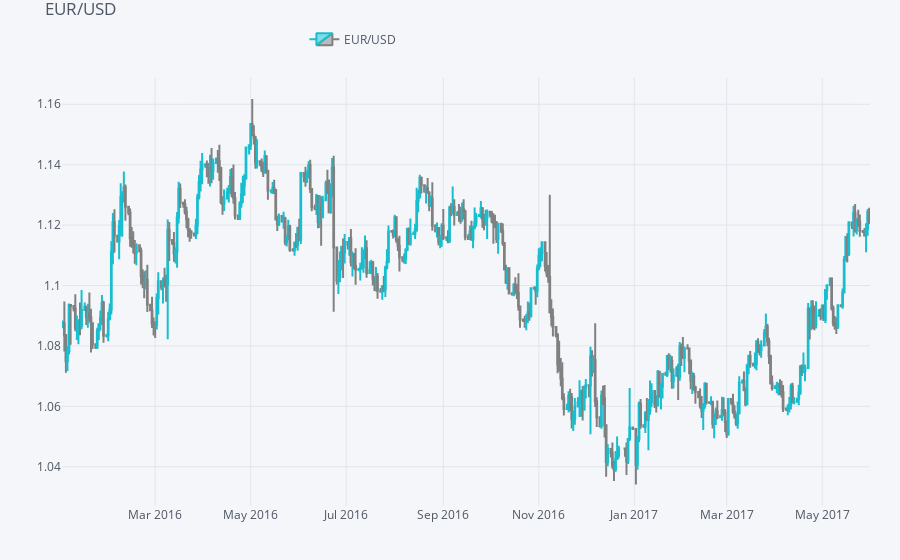

Notebook source saved alongside this figure:
### Markdown cell above
### Basic Quant Figures

### Code cell
qf = cf.QuantFig(data, title='EUR/USD', legend='top', name='EUR/USD')
qf.iplot(asFigure=True)

### Figure 1 — Plotly figure (JSON) as saved in the notebook; plotly's stock layout.template omitted (floating-point values rounded to 4 significant figures; data arrays with more than 128 entries replaced by an {"elided": "..."} marker saying what was removed)
{"data": [{"close": {"elided": "440 float values"}, "decreasing": {"line": {"color": "#808080"}}, "high": {"elided": "440 float values"}, "increasing": {"line": {"color": "#17BECF"}}, "low": {"elided": "440 float values"}, "name": "EUR/USD", "open": {"elided": "440 float values"}, "showlegend": true, "type": "candlestick", "x": {"elided": "440 str values"}, "yaxis": "y2"}], "layout": {"autosize": true, "legend": {"bgcolor": "#F5F6F9", "font": {"color": "#4D5663"}, "orientation": "h", "x": 0.3, "y": 0.95, "yanchor": "bottom"}, "margin": {"b": 30, "l": 30, "r": 30, "t": 30}, "paper_bgcolor": "#F5F6F9", "plot_bgcolor": "#F5F6F9", "showlegend": true, "title": {"font": {"color": "#4D5663"}, "text": "EUR/USD"}, "xaxis": {"anchor": "y2", "autorange": true, "gridcolor": "#E1E5ED", "range": ["2016-01-01 12:00", "2017-05-31 12:00"], "rangeselector": {"bgcolor": "rgba(150, 200, 250, 1)", "buttons": [{"count": 1, "label": "1m", "step": "month", "stepmode": "backward"}, {"count": 1, "label": "1y", "step": "year", "stepmode": "backward"}], "font": {"size": 13}, "visible": false, "x": 0, "y": 0.9}, "rangeslider": {"visible": false, "yaxis2": {}}, "showgrid": true, "tickfont": {"color": "#4D5663"}, "title": {"font": {"color": "#4D5663"}, "text": ""}, "type": "date", "zerolinecolor": "#E1E5ED"}, "yaxis": {"gridcolor": "#E1E5ED", "showgrid": true, "showticklabels": false, "tickfont": {"color": "#4D5663"}, "title": {"font": {"color": "#4D5663"}, "text": ""}, "zerolinecolor": "#E1E5ED"}, "yaxis2": {"autorange": true, "domain": [0, 0.9], "gridcolor": "#E1E5ED", "range": [1.027, 1.169], "showgrid": true, "tickfont": {"color": "#4D5663"}, "title": {"font": {"color": "#4D5663"}, "text": ""}, "zerolinecolor": "#E1E5ED"}}}
